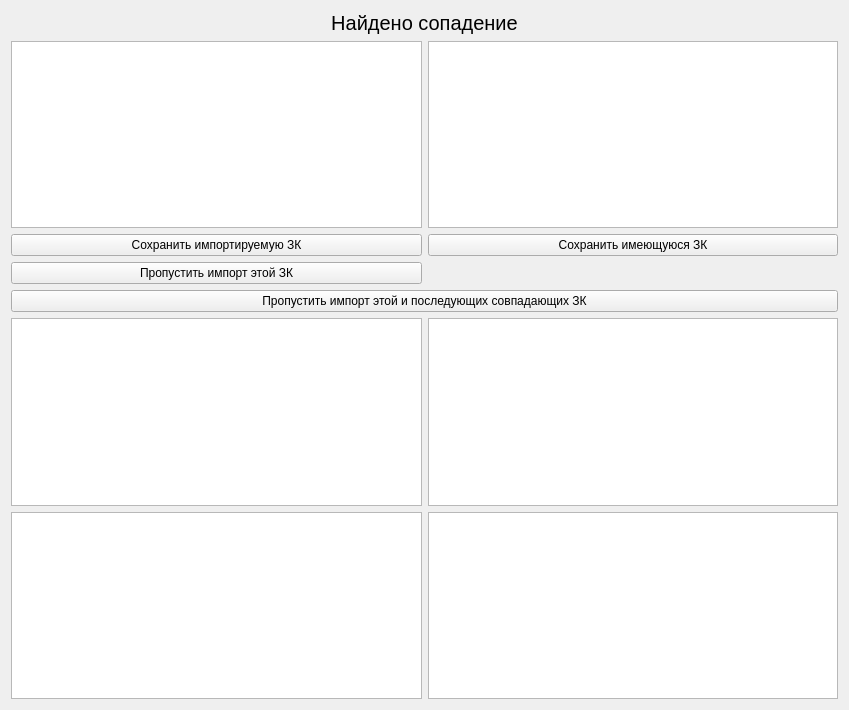
<?xml version="1.0" encoding="UTF-8"?>
<ui version="4.0">
 <class>Import_Form</class>
 <widget class="QWidget" name="Import_Form">
  <property name="geometry">
   <rect>
    <x>0</x>
    <y>0</y>
    <width>849</width>
    <height>710</height>
   </rect>
  </property>
  <property name="windowTitle">
   <string>Form</string>
  </property>
  <layout class="QGridLayout" name="gridLayout">
   <item row="2" column="0">
    <layout class="QVBoxLayout" name="verticalLayout_2">
     <item>
      <widget class="QTableView" name="tableView"/>
     </item>
     <item>
      <widget class="QPushButton" name="pushButton">
       <property name="text">
        <string>Сохранить импортируемую ЗК</string>
       </property>
      </widget>
     </item>
    </layout>
   </item>
   <item row="2" column="1">
    <layout class="QVBoxLayout" name="verticalLayout_3">
     <item>
      <widget class="QTableView" name="tableView_2"/>
     </item>
     <item>
      <widget class="QPushButton" name="pushButton_2">
       <property name="text">
        <string>Сохранить имеющуюся ЗК</string>
       </property>
      </widget>
     </item>
    </layout>
   </item>
   <item row="3" column="0">
    <widget class="QPushButton" name="pushButton_3">
     <property name="text">
      <string>Пропустить импорт этой ЗК</string>
     </property>
    </widget>
   </item>
   <item row="4" column="0" colspan="2">
    <widget class="QPushButton" name="pushButton_4">
     <property name="text">
      <string>Пропустить импорт этой и последующих совпадающих ЗК</string>
     </property>
    </widget>
   </item>
   <item row="5" column="0" colspan="2">
    <layout class="QHBoxLayout" name="horizontalLayout">
     <item>
      <widget class="QTableView" name="tableView_zk"/>
     </item>
     <item>
      <widget class="QTableView" name="tableView_tels"/>
     </item>
    </layout>
   </item>
   <item row="6" column="0" colspan="2">
    <layout class="QHBoxLayout" name="horizontalLayout_2">
     <item>
      <widget class="QTableView" name="tableView_contacts"/>
     </item>
     <item>
      <widget class="QTableView" name="tableView_off_tels"/>
     </item>
    </layout>
   </item>
   <item row="0" column="0" colspan="2">
    <widget class="QLabel" name="label">
     <property name="font">
      <font>
       <pointsize>15</pointsize>
      </font>
     </property>
     <property name="text">
      <string>Найдено сопадение</string>
     </property>
     <property name="alignment">
      <set>Qt::AlignCenter</set>
     </property>
    </widget>
   </item>
   <item row="1" column="0" colspan="2">
    <layout class="QVBoxLayout" name="verticalLayout"/>
   </item>
  </layout>
 </widget>
 <resources/>
 <connections/>
</ui>
